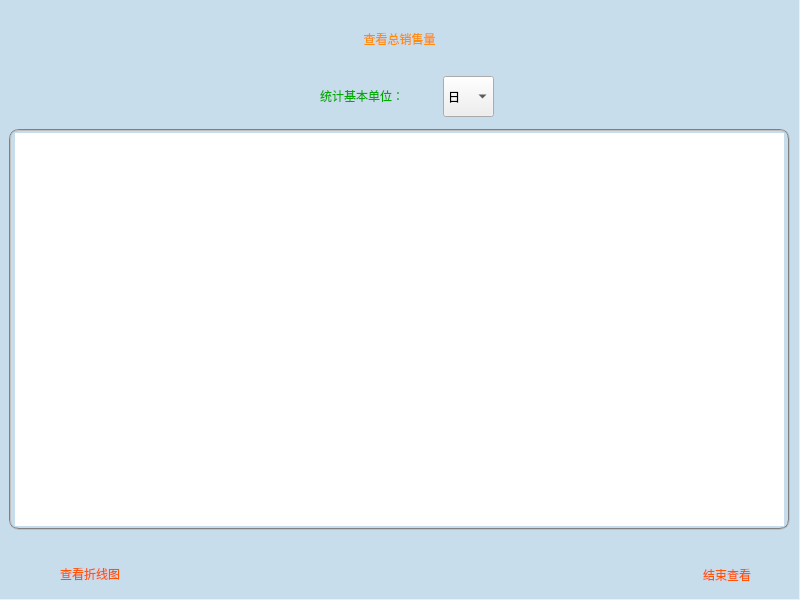
<?xml version="1.0" encoding="UTF-8"?>
<ui version="4.0">
 <class>ViewAllOfSold</class>
 <widget class="QMainWindow" name="ViewAllOfSold">
  <property name="geometry">
   <rect>
    <x>0</x>
    <y>0</y>
    <width>800</width>
    <height>600</height>
   </rect>
  </property>
  <property name="windowTitle">
   <string>MainWindow</string>
  </property>
  <widget class="QWidget" name="centralwidget">
   <widget class="QLabel" name="label_3">
    <property name="geometry">
     <rect>
      <x>9</x>
      <y>-1</y>
      <width>781</width>
      <height>80</height>
     </rect>
    </property>
    <property name="styleSheet">
     <string notr="true">font: 30pt &quot;方正粗圆简体&quot;;
color: rgb(255, 140, 0);</string>
    </property>
    <property name="text">
     <string>查看总销售量</string>
    </property>
    <property name="alignment">
     <set>Qt::AlignCenter</set>
    </property>
   </widget>
   <widget class="QLabel" name="label_24">
    <property name="geometry">
     <rect>
      <x>29</x>
      <y>559</y>
      <width>91</width>
      <height>30</height>
     </rect>
    </property>
    <property name="styleSheet">
     <string notr="true">font:9pt &quot;方正粗圆简体&quot;;
color: rgb(255, 85, 0);</string>
    </property>
    <property name="text">
     <string>查看折线图</string>
    </property>
    <property name="alignment">
     <set>Qt::AlignRight|Qt::AlignTrailing|Qt::AlignVCenter</set>
    </property>
   </widget>
   <widget class="QTableView" name="tableView">
    <property name="geometry">
     <rect>
      <x>9</x>
      <y>129</y>
      <width>781</width>
      <height>401</height>
     </rect>
    </property>
    <property name="styleSheet">
     <string notr="true">font: 10pt &quot;雅痞-简&quot;;border:2px groove gray;border-radius:10px;padding:2px 4px</string>
    </property>
   </widget>
   <widget class="QLabel" name="label">
    <property name="geometry">
     <rect>
      <x>-1</x>
      <y>-1</y>
      <width>800</width>
      <height>600</height>
     </rect>
    </property>
    <property name="styleSheet">
     <string notr="true">
background-color: rgba(154, 200, 233, 115);</string>
    </property>
    <property name="text">
     <string/>
    </property>
   </widget>
   <widget class="QPushButton" name="pushButton_2">
    <property name="geometry">
     <rect>
      <x>749</x>
      <y>559</y>
      <width>30</width>
      <height>30</height>
     </rect>
    </property>
    <property name="styleSheet">
     <string notr="true">background-color: rgb(154, 200, 233,115);
background-image: url(:/res/res/ICO2/close.png);</string>
    </property>
    <property name="text">
     <string/>
    </property>
    <property name="flat">
     <bool>true</bool>
    </property>
   </widget>
   <widget class="QPushButton" name="pushButton_3">
    <property name="geometry">
     <rect>
      <x>118</x>
      <y>558</y>
      <width>30</width>
      <height>30</height>
     </rect>
    </property>
    <property name="styleSheet">
     <string notr="true">background-color: rgb(154, 200, 233,115);
background-image: url(:/res/res/ICO2/Activity.png);</string>
    </property>
    <property name="text">
     <string/>
    </property>
    <property name="flat">
     <bool>true</bool>
    </property>
   </widget>
   <widget class="QLabel" name="label_23">
    <property name="geometry">
     <rect>
      <x>660</x>
      <y>560</y>
      <width>91</width>
      <height>30</height>
     </rect>
    </property>
    <property name="styleSheet">
     <string notr="true">font:9pt &quot;方正粗圆简体&quot;;
color: rgb(255, 85, 0);</string>
    </property>
    <property name="text">
     <string>结束查看</string>
    </property>
    <property name="alignment">
     <set>Qt::AlignRight|Qt::AlignTrailing|Qt::AlignVCenter</set>
    </property>
   </widget>
   <widget class="QComboBox" name="comboBox">
    <property name="geometry">
     <rect>
      <x>443</x>
      <y>76</y>
      <width>51</width>
      <height>41</height>
     </rect>
    </property>
    <property name="styleSheet">
     <string notr="true">font: 11pt &quot;方正粗圆简体&quot;;</string>
    </property>
    <item>
     <property name="text">
      <string>日</string>
     </property>
    </item>
    <item>
     <property name="text">
      <string>月</string>
     </property>
    </item>
    <item>
     <property name="text">
      <string>季</string>
     </property>
    </item>
    <item>
     <property name="text">
      <string>年</string>
     </property>
    </item>
   </widget>
   <widget class="QLabel" name="label_2">
    <property name="geometry">
     <rect>
      <x>320</x>
      <y>80</y>
      <width>121</width>
      <height>31</height>
     </rect>
    </property>
    <property name="styleSheet">
     <string notr="true">font: 11pt &quot;方正粗圆简体&quot;;
color: rgb(0, 170, 0);</string>
    </property>
    <property name="text">
     <string>统计基本单位：</string>
    </property>
    <property name="alignment">
     <set>Qt::AlignLeading|Qt::AlignLeft|Qt::AlignVCenter</set>
    </property>
   </widget>
   <zorder>label</zorder>
   <zorder>label_3</zorder>
   <zorder>label_24</zorder>
   <zorder>tableView</zorder>
   <zorder>pushButton_2</zorder>
   <zorder>pushButton_3</zorder>
   <zorder>label_23</zorder>
   <zorder>comboBox</zorder>
   <zorder>label_2</zorder>
  </widget>
  <widget class="QMenuBar" name="menubar">
   <property name="geometry">
    <rect>
     <x>0</x>
     <y>0</y>
     <width>800</width>
     <height>23</height>
    </rect>
   </property>
  </widget>
 </widget>
 <resources/>
 <connections/>
</ui>
